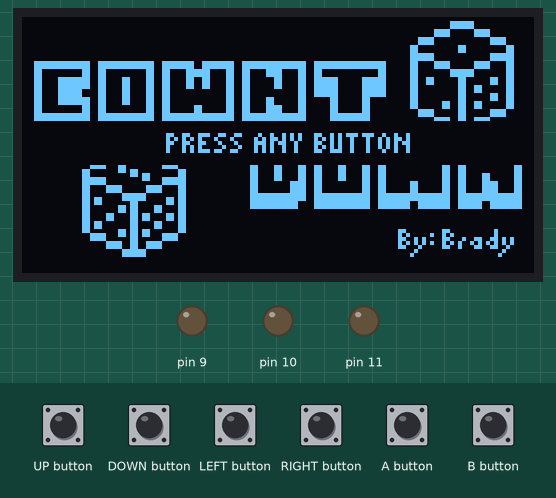
This sketch was run on a simulated Arduboy, built with avr-gcc and run on an emulated ATmega32U4. Shown: 128×64 one-colour display, output pins drawn as LEDs (lit = HIGH). The inputs (shaded band) are chosen by the test bench. Random numbers use the default seed unless the sketch sets one.

Above: at 3.3 s.
3.4 s: UP button pressed for 0.15 s
At 4.4 s:
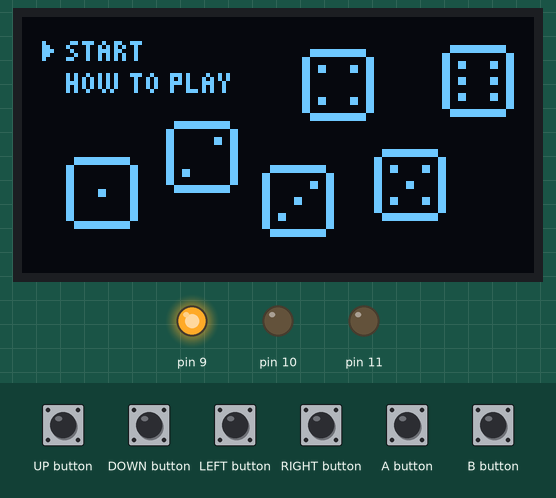
5.0 s: A button pressed for 0.15 s
At 6.1 s:
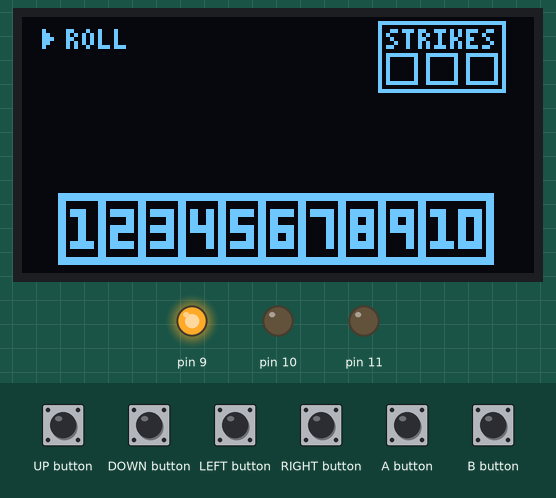
6.6 s: A button pressed for 1 s
At 8.5 s:
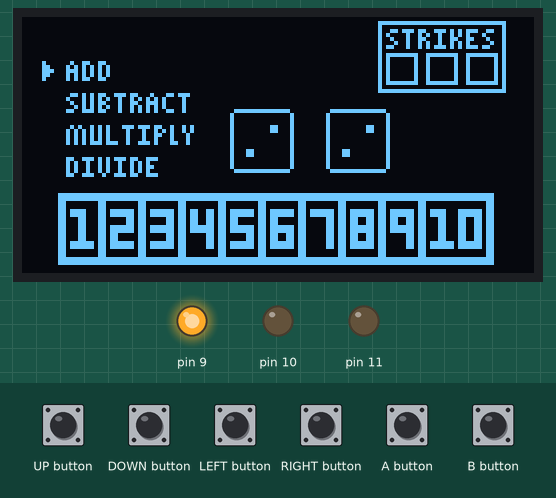
9.2 s: DOWN button pressed for 0.15 s
At 9.9 s:
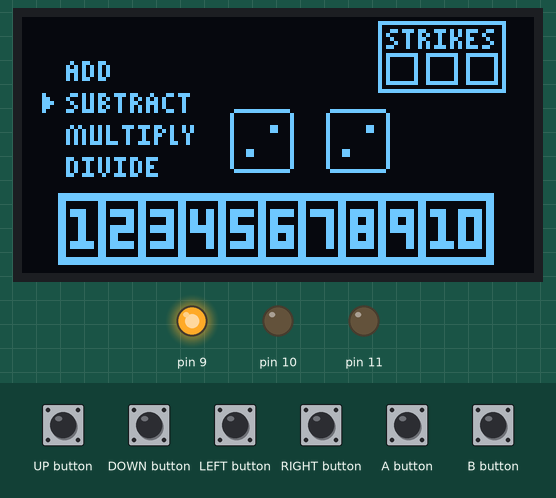
10.8 s: A button pressed for 0.15 s
At 11.7 s:
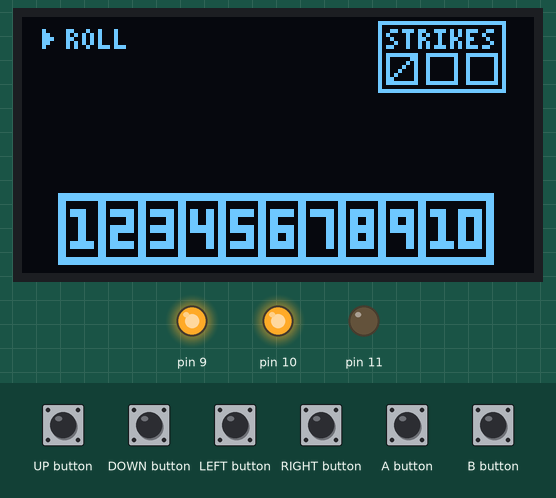
12.6 s: A button pressed for 0.15 s
At 12.74 s:
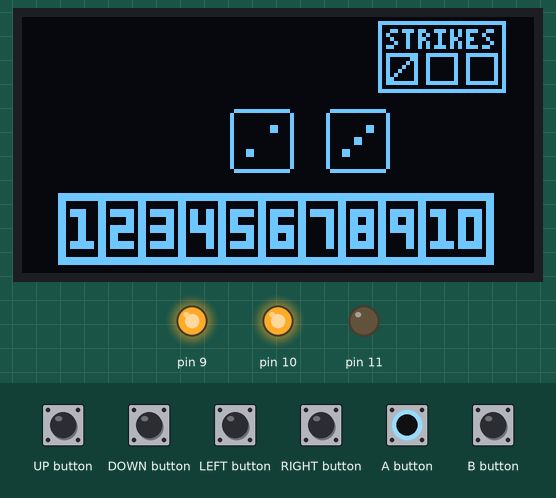
Timing chart, 0 to 14.3 s (numbered marks = the images above; inputs shaded):
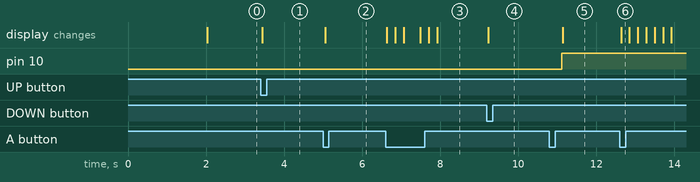

The sketch:

Count_Down.ino
```cpp
// Brady Heater
// 8/19/2020
// Count Down

// General Includes
#include "bitmaps_Sprites.h" // Import Assets
#include "bitmaps_Backrounds.h" // Import Assets
#include <Arduboy2.h>
#include <Sprites.h>

// Define current state
#define START 1
#define INSTRUCTIONS 2
#define GAME 3
#define LOSE 4
#define WIN 5

// Game State menus
#define ROLL 1
#define MATH 2
#define ROLLING 3
#define DOUBLE_SIX 4


// Define general variables
unsigned char state = START; // Begin in the start up state
int lastButtonPressed = 0;
int gameStrikes;
int gameValues[10];

// Decare Objects
Arduboy2Base arduboy;

// Set Program
void setup()
{
  // TEST
  Serial.begin(9600);

  // Start Arduboy
  arduboy.begin();
  arduboy.initRandomSeed();

  // LEDs
  pinMode(RED_LED, OUTPUT);
  pinMode(GREEN_LED, OUTPUT);
  pinMode(BLUE_LED, OUTPUT);

  // Wait for user to press any button
  // Start Logo
  digitalWrite(BLUE_LED, LOW);
  arduboy.clear();
  arduboy.drawBitmap(0,0,TITLE_SCREEN,128,64,1);
  arduboy.display();
  arduboy.delayShort(2000);

  // Start Logo Banner and wait for the user
  arduboy.clear();
  arduboy.drawBitmap(0,0,TITLE_SCREEN_BANNER,128,64,1);
  arduboy.display();
  arduboy.delayShort(500);
  while(getUserInput() == 0) {}
  digitalWrite(BLUE_LED, HIGH);
}

// General Code
void loop()
{
  //Start the Start Screen
  if (state == START) {
    StartScreen();
  }
  else if (state == INSTRUCTIONS) {
    InstructionScreen();
  }
  else if (state == GAME) {
    GameScreen();
  }
  else if (state == WIN) {
    EndScreen();
  }
  else if (state == LOSE) {
    EndScreen();
  }

}

// General Game
void GameScreen()
{

  // Start Values
  int gameState = ROLL;
  int pointerLocation = 1;
  int input;
  int firstDice = -1;
  int secondDice = -1;
  int valueCal;

  // Reset Values
  gameStrikes = 0;
  for (int i=0; i<10; i++) {
    gameValues[i] = 0;
  }


  while (state == GAME) {
    // Display The Backround
    arduboy.clear();
    displayGameScreen();


    if (gameState == ROLL) {
      arduboy.drawBitmap(2,2,POINTER,8,8,1);
      arduboy.drawBitmap(11,3,ROLL_OPT,32,8,1);
      arduboy.display();

    }
    else if (gameState == ROLLING) {
      // Roll Animation
      for (int i=0; i<random(3, 10); i++) {
        firstDice = random(1, 7);
        secondDice = random(1, 7);
        arduboy.clear();
        displayGameScreen();
        arduboy.drawBitmap(52,23,getDiceImage(firstDice),16,16,1);
        arduboy.drawBitmap(76,23,getDiceImage(secondDice),16,16,1);
        arduboy.display();
        arduboy.delayShort(200);
      }
    }
    else if (gameState == MATH) {
      // Display Math Options
      arduboy.drawBitmap(11,11,ADD,32,8,1);
      arduboy.drawBitmap(11,19,SUBTRACT,32,8,1);
      arduboy.drawBitmap(11,27,MULTIPLY,32,8,1);
      arduboy.drawBitmap(11,35,DIVIDE,32,8,1);
      // Display Locations
      arduboy.drawBitmap(2,(pointerLocation*8+2),POINTER,8,8,1);
      // Display Dice
      arduboy.drawBitmap(52,23,getDiceImage(firstDice),16,16,1);
      arduboy.drawBitmap(76,23,getDiceImage(secondDice),16,16,1);
      // Display the Total Image
      arduboy.display();

    }

    // Double Six! -> Reset Values
    if (firstDice == 6 && secondDice == 6) {
      for (int i=0; i<10; i++) {
        gameValues[i] = 0;
      }
      arduboy.delayShort(1000);
      gameState = DOUBLE_SIX;
      firstDice = -1;
      secondDice = -1;
    }


     // Get The user input based on current location
    input = getUserInput();
    if (gameState == ROLL && input == 5) {

      // Change State
      gameState = ROLLING;
    }
    else if (gameState == ROLLING) {
      // Change State
      gameState = MATH;
    }
    else if (gameState == DOUBLE_SIX) {
      // Change State
      gameState = ROLL;
    }
    else if (gameState == MATH && input == 4 && pointerLocation > 1) {
      // Moveing DOWN
      pointerLocation--;

    }
    else if (gameState == MATH && input == 3 && pointerLocation < 4) {
      pointerLocation++;
    }
    else if (gameState == MATH && input == 5) {
      // Do the MATH
      // ADD
      if (pointerLocation == 1) {
        valueCal = firstDice + secondDice;
        // Check if Valid
        if (valueCal > 10) {
          setStrike();
        }
        else if (gameValues[valueCal-1] == 1){
          setStrike();
        }
        else {
          setAValue(valueCal);
        }
      }
      // SUBTRACT
      else if (pointerLocation == 2) {
        // Check values
        if (firstDice > secondDice) {
          valueCal = firstDice - secondDice;
          if (gameValues[valueCal-1] == 1) {
            setStrike();
          }
          else {
            setAValue(valueCal);
          }
        }
        else if (firstDice < secondDice){
          valueCal = secondDice - firstDice;
          if (gameValues[valueCal-1] == 1) {
            setStrike();
          }
          else {
            setAValue(valueCal);
          }
        }
        else {
          setStrike();
        }
      }
      // MULIPLY
      else if (pointerLocation == 3) {
        valueCal = firstDice * secondDice;
        if (valueCal > 10) {
          setStrike();
        }
        else if (gameValues[valueCal-1] == 1){
          setStrike();
        }
        else {
          setAValue(valueCal);
        }
      }
      // DIVIDE
      else if (pointerLocation == 4) {
        // Check values
        if (firstDice >= secondDice) {
          if (firstDice % secondDice != 0) {
            setStrike();
          }
          else {
            valueCal = firstDice / secondDice;
            if (gameValues[valueCal-1] == 1){
              setStrike();
            }
            else {
              setAValue(valueCal);
            }
          }
        }
        else {
          if (secondDice % firstDice != 0) {
            setStrike();
          }
          else {
            valueCal = secondDice / firstDice;
            if (gameValues[valueCal-1] == 1){
              setStrike();
            }
            else {
              setAValue(valueCal);
            }
          }
        }
      }

      // Change State
      gameState = ROLL;
    }

  }

}

// Start Screen After title
void StartScreen()
{
  int pointerLocation = 1;
  int input;

  // Draw the Screen
  while(state == START){
    arduboy.clear();
    arduboy.drawBitmap(0,0,START_SCREEN,128,64,1);
    if (pointerLocation == 1) {
      arduboy.drawBitmap(2,5,POINTER,8,8,1);
    }
    else if (pointerLocation == 2){
      arduboy.drawBitmap(2,13,POINTER,8,8,1);
    }
    else {
      // Error
    }
    arduboy.display();

    // Get The user input based on current location
    input = getUserInput();
    if (input == 3 && pointerLocation == 1) {
      pointerLocation = 2;
    }
    else if (input == 4 && pointerLocation == 2) {
      pointerLocation = 1;
    }
    else if (input == 5 && pointerLocation == 2) {
      state = INSTRUCTIONS;
    }
    else if (input == 5 && pointerLocation == 1) {
      state = GAME;
    }

  } //state == start
}

// General Instructions
void InstructionScreen()
{
  arduboy.clear();
  arduboy.drawBitmap(0,0,INSTRUCTION_SCREEN,128,64,1);
  arduboy.display();
  while(getUserInput() == 0) {}
  state = START;
}

// General User input
int getUserInput()
{
  if (arduboy.pressed(LEFT_BUTTON)) {
    if (lastButtonPressed == 1) {
      return 0;
    }
    else {
      lastButtonPressed = 1;
      return 1;
    }
  }
  else if (arduboy.pressed(RIGHT_BUTTON)) {
    if (lastButtonPressed == 2) {
      return 0;
    }
    else {
      lastButtonPressed = 2;
      return 2;
    }
  }
  else if (arduboy.pressed(DOWN_BUTTON)) {
    if (lastButtonPressed == 3) {
      return 0;
    }
    else {
      lastButtonPressed = 3;
      return 3;
    }
  }
  else if (arduboy.pressed(UP_BUTTON)) {
    if (lastButtonPressed == 4) {
      return 0;
    }
    else {
      lastButtonPressed = 4;
      return 4;
    }
  }
  else if (arduboy.pressed(A_BUTTON)) {
    if (lastButtonPressed == 5) {
      return 0;
    }
    else {
      lastButtonPressed = 5;
      return 5;
    }
  }
  else if (arduboy.pressed(B_BUTTON)) {
    if (lastButtonPressed == 6) {
      return 0;
    }
    else {
      lastButtonPressed = 6;
      return 6;
    }
  }
  else {
    lastButtonPressed = 0;
    return 0;
  }
}


// Get a dice image
unsigned char const* getDiceImage(int number)
{
  switch (number) {
  case 1:
    return DICE_ONE;
    break;
  case 2:
    return DICE_TWO;
    break;
  case 3:
    return DICE_THREE;
    break;
  case 4:
    return DICE_FOUR;
    break;
  case 5:
    return DICE_FIVE;
    break;
  case 6:
    return DICE_SIX;
    break;
  default:
    // ERROR
    break;
  }
}

// Add a strike
void setStrike() {
  gameStrikes++;
  digitalWrite(RED_LED, LOW);
  arduboy.delayShort(300);
  digitalWrite(RED_LED, HIGH);
}

// Add a value
void setAValue(int valueIn) {
  gameValues[valueIn-1] = 1;
  digitalWrite(GREEN_LED, LOW);
  arduboy.delayShort(300);
  digitalWrite(GREEN_LED, HIGH);
}

// Get a dice image
void displayGameScreen()
{
  arduboy.drawBitmap(0,0,GAME_BACKROUND,128,64,1);

  // Display and check gameStrikes
  if (gameStrikes > 2) {
    arduboy.drawBitmap(111,9,STRIKE,8,8,1);
    arduboy.drawBitmap(101,9,STRIKE,8,8,1);
    arduboy.drawBitmap(91,9,STRIKE,8,8,1);
    state = LOSE;
  }
  else if (gameStrikes > 1) {
    arduboy.drawBitmap(101,9,STRIKE,8,8,1);
    arduboy.drawBitmap(91,9,STRIKE,8,8,1);
  }
  else if (gameStrikes > 0) {
    arduboy.drawBitmap(91,9,STRIKE,8,8,1);
  }

  // Dispaly and check Numbers
  int countNum = 0;
  for (int i=0; i<10; i++) {
    if (gameValues[i] == 1) {
      arduboy.drawBitmap((i+1)*10+1,45,NUMBER_COVER,8,16,1);
      countNum++;
    }
  }
  if (gameValues[9] == 1){
    arduboy.drawBitmap(109,45,NUMBER_COVER,8,16,1);
  }
  if (countNum == 10) {
    state = WIN;
  }
}

// Final Screen
void EndScreen() {
  arduboy.clear();
  if (state == WIN) {
    arduboy.drawBitmap(0,0,WIN_GAME,128,64,1);
  }
  else {
    arduboy.drawBitmap(0,0,LOSE_GAME,128,64,1);
  }
  arduboy.display();
  while(getUserInput() == 0) {}
  state = START;
}
```

Source omitted: s_Backrounds.h (data table, 46241 bytes), tmaps_Sprites.h (data table, 3272 bytes)

Measured:
- after the input at 3.4 s, pin 9: LOW → HIGH at once; the display: changes at once (image 1)
- after the input at 5.0 s, the display: changes after 0.05 s (image 2)
- after the input at 6.6 s, the display: first changes at once (image 3 shows a later state)
- after the input at 9.2 s, the display: changes at once (image 4)
- after the input at 10.8 s, pin 10: LOW → HIGH after 0.32 s; the display: changes after 0.35 s (image 5)
- after the input at 12.6 s, the display: changes at once (image 6)
